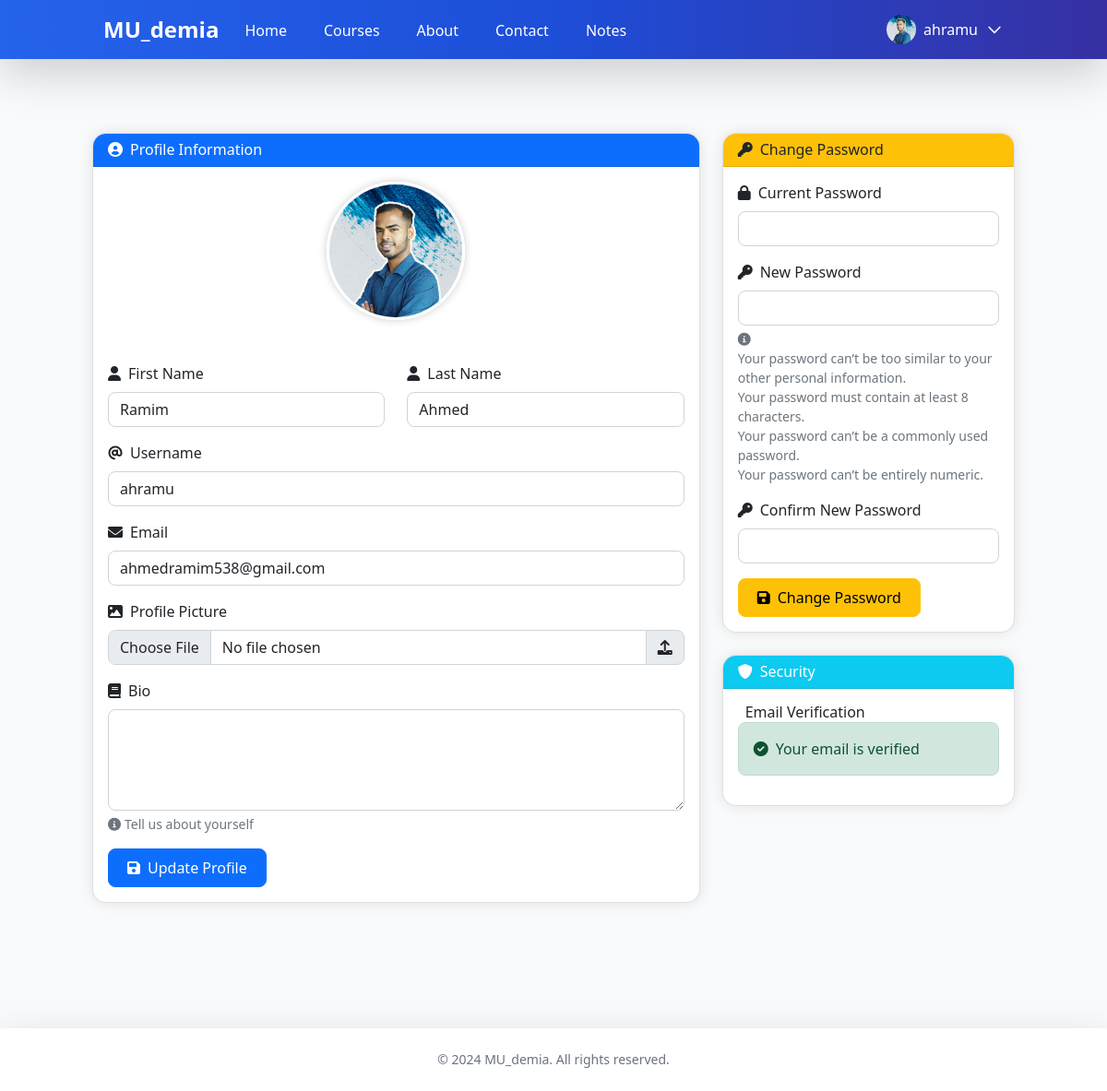
The page /accounts/profile/ (signed in) on the database its author committed.
### accounts/models.py (models this page shows, shortened)
class CustomUser(AbstractUser):
    email = models.EmailField(_('email address'), unique=True)
    is_email_verified = models.BooleanField(default=False)
    avatar = models.ImageField(upload_to='avatars/', null=True, blank=True)
    bio = models.TextField(max_length=500, blank=True)
    USERNAME_FIELD = 'email'
    REQUIRED_FIELDS = ['username']

### accounts/views.py (the view)
# urls.py: path('profile/', views.profile_view, name='profile'),
@login_required
def profile_view(request):
    if request.method == 'POST':
        form = ProfileUpdateForm(request.POST, request.FILES, instance=request.user)
        if form.is_valid():
            form.save()
            messages.success(request, 'Your profile has been updated successfully!')
            return redirect('accounts:profile')
    else:
        form = ProfileUpdateForm(instance=request.user)
    return render(request, 'accounts/profile.html', {
        'form': form,
        'password_form': CustomPasswordChangeForm(request.user)
    })

### accounts/forms.py
class ProfileUpdateForm(forms.ModelForm):
    class Meta:
        model = CustomUser
        fields = ['username', 'email', 'avatar', 'bio', 'first_name', 'last_name']
        widgets = {
            'bio': forms.Textarea(attrs={'rows': 4}),
            'avatar': forms.FileInput(attrs={'accept': 'image/*'})
        }

class CustomPasswordChangeForm(PasswordChangeForm):
    def __init__(self, *args, **kwargs):
        super().__init__(*args, **kwargs)
        for field in self.fields:
            self.fields[field].widget.attrs.update({'class': 'form-control'})

### accounts/templates/accounts/profile.html (shortened to what this page needs)
{% extends "core/base.html" %}
{% load static %}
{% load widget_tweaks %}
{% block content %}
<div class="container py-5">
    <div class="row">
        <div class="col-md-8 mb-4">
            <div class="card">
                <div class="card-header bg-primary text-white">
                    <h3 class="card-title mb-0">
                        <i class="fas fa-user-circle me-2"></i>Profile Information
                    </h3>
                </div>
                <div class="card-body">
                    <form method="post" enctype="multipart/form-data" class="profile-form">
                        <div class="text-center mb-4">
                            <div class="avatar-container position-relative d-inline-block">
                                {% if user.avatar %}
                                    <img src="{{ user.avatar.url }}" alt="Profile Picture" class="rounded-circle profile-avatar mb-3" style="width: 150px; height: 150px; object-fit: cover;">
                                {% else %}
                                    <div class="rounded-circle profile-avatar mb-3 d-flex align-items-center justify-content-center bg-primary text-white" style="width: 150px; height: 150px; font-size: 4rem;">
                                        {{ user.username|make_list|first|upper }}
                                    </div>
                                {% endif %}
                            </div>
                        </div>
                        <div class="row">
                            <div class="col-md-6 mb-3">
                                <label for="{{ form.first_name.id_for_label }}" class="form-label">
                                    <i class="fas fa-user me-2"></i>First Name
                                </label>
                                {% render_field form.first_name class="form-control" %}
                            </div>
                            <div class="col-md-6 mb-3">
                                <label for="{{ form.last_name.id_for_label }}" class="form-label">
                                    <i class="fas fa-user me-2"></i>Last Name
                                </label>
                                {% render_field form.last_name class="form-control" %}
                            </div>
                        </div>
                        <div class="mb-3">
                            <label for="{{ form.username.id_for_label }}" class="form-label">
                                <i class="fas fa-at me-2"></i>Username
                            </label>
                            {% render_field form.username class="form-control" %}
                        </div>
                        <div class="mb-3">
                            <label for="{{ form.email.id_for_label }}" class="form-label">
                                <i class="fas fa-envelope me-2"></i>Email
                            </label>
                            {% render_field form.email class="form-control" %}
                        </div>
                        <div class="mb-3">
                            <label for="{{ form.avatar.id_for_label }}" class="form-label">
                                <i class="fas fa-image me-2"></i>Profile Picture
                            </label>
                            <div class="input-group">
                                {% render_field form.avatar class="form-control" %}
                                <span class="input-group-text"><i class="fas fa-upload"></i></span>
                            </div>
                        </div>
                        <div class="mb-3">
                            <label for="{{ form.bio.id_for_label }}" class="form-label">
                                <i class="fas fa-book me-2"></i>Bio
                            </label>
                            {% render_field form.bio class="form-control" rows="4" %}
                            <div class="form-text"><i class="fas fa-info-circle me-1"></i>Tell us about yourself</div>
                        </div>
                        <button type="submit" class="btn btn-primary">
                            <i class="fas fa-save me-2"></i>Update Profile
                        </button>
                    </form>
                </div>
            </div>
        </div>
        <div class="col-md-4">
            <div class="card mb-4">
                <div class="card-header bg-warning text-dark">
                    <h3 class="card-title mb-0">
                        <i class="fas fa-key me-2"></i>Change Password
                    </h3>
                </div>
                <div class="card-body">
                    <form method="post" action="{% url 'accounts:update_password' %}">
                        <div class="mb-3">
                            <label for="{{ password_form.old_password.id_for_label }}" class="form-label">
                                <i class="fas fa-lock me-2"></i>Current Password
                            </label>
                            {% render_field password_form.old_password class="form-control" %}
                        </div>
                        <div class="mb-3">
                            <label for="{{ password_form.new_password1.id_for_label }}" class="form-label">
                                <i class="fas fa-key me-2"></i>New Password
                            </label>
                            {% render_field password_form.new_password1 class="form-control" %}
                            {% if password_form.new_password1.help_text %}
                            <div class="form-text">
                                <i class="fas fa-info-circle me-1"></i>{{ password_form.new_password1.help_text|safe }}
                            </div>
                            {% endif %}
                        </div>
                        <div class="mb-3">
                            <label for="{{ password_form.new_password2.id_for_label }}" class="form-label">
                                <i class="fas fa-key me-2"></i>Confirm New Password
                            </label>
                            {% render_field password_form.new_password2 class="form-control" %}
                        </div>
                        <button type="submit" class="btn btn-warning">
                            <i class="fas fa-save me-2"></i>Change Password
                        </button>
                    </form>
                </div>
            </div>
            <div class="card">
                <div class="card-header bg-info text-white">
                    <h3 class="card-title mb-0">
                        <i class="fas fa-shield-alt me-2"></i>Security
                    </h3>
                </div>
                <div class="card-body">
                    <div class="mb-3">
                        <h5>Email Verification</h5>
                        {% if user.is_email_verified %}
                            <div class="alert alert-success">
                                <i class="fas fa-check-circle me-2"></i>Your email is verified
                            </div>
                        {% endif %}
                    </div>
                </div>
            </div>
        </div>
    </div>
</div>
{% endblock %}

### core/templates/core/base.html (shortened to what this page needs)
<!DOCTYPE html>
<html lang="en" x-data="{ mobileMenu: false }">
<head>
    <script src="https://cdn.tailwindcss.com"></script>
    <link rel="stylesheet" href="https://cdnjs.cloudflare.com/ajax/libs/font-awesome/6.0.0/css/all.min.css">
    <link href="https://cdn.jsdelivr.net/npm/bootstrap@5.1.3/dist/css/bootstrap.min.css" rel="stylesheet">
    {% load static %}
</head>
<body class="bg-gray-50">
<nav class="bg-gradient-to-r from-blue-600 via-blue-700 to-indigo-800 shadow-lg">
    <div class="container mx-auto px-4 sm:px-6 lg:px-8">
        <div class="flex justify-between h-16">
            <div class="flex">
                <div class="flex-shrink-0 flex items-center">
                    <a href="{% url 'core:home' %}" class="flex items-center">
                        <span class="text-2xl font-bold text-white">MU_demia</span>
                    </a>
                </div>
                <div class="hidden sm:ml-6 sm:flex sm:space-x-8">
                    <a href="{% url 'core:home' %}"
                       class="inline-flex items-center px-1 pt-1 text-white hover:text-gray-200 border-b-2 border-transparent hover:border-white">
                        Home
                    </a>
                    <a href="#"
                       class="inline-flex items-center px-1 pt-1 text-white hover:text-gray-200 border-b-2 border-transparent hover:border-white">
                        Courses
                    </a>
                    <a href="#"
                       class="inline-flex items-center px-1 pt-1 text-white hover:text-gray-200 border-b-2 border-transparent hover:border-white">
                        About
                    </a>
                    <a href="#"
                       class="inline-flex items-center px-1 pt-1 text-white hover:text-gray-200 border-b-2 border-transparent hover:border-white">
                        Contact
                    </a>
                    <a href="{% url 'notes:note_list' %}"
                       class="inline-flex items-center px-1 pt-1 text-white hover:text-gray-200 border-b-2 border-transparent hover:border-white">
                        Notes
                    </a>
                </div>
            </div>
            <div class="hidden sm:ml-6 sm:flex sm:items-center sm:space-x-4">
                {% if user.is_authenticated %}
                    <div class="relative" x-data="{ open: false }">
                        <button @click="open = !open" class="flex items-center space-x-2 text-white hover:text-gray-200">
                            {% if user.avatar %}
                                <img src="{{ user.avatar.url }}" alt="Profile" class="h-8 w-8 rounded-full object-cover">
                            {% else %}
                                <div class="h-8 w-8 rounded-full bg-blue-500 flex items-center justify-center text-white">
                                    {{ user.username|make_list|first|upper }}
                                </div>
                            {% endif %}
                            <span>{{ user.username }}</span>
                            <svg class="h-5 w-5" fill="none" stroke="currentColor" viewBox="0 0 24 24">
                                <path stroke-linecap="round" stroke-linejoin="round" stroke-width="2" d="M19 9l-7 7-7-7" />
                            </svg>
                        </button>
                    </div>
                {% endif %}
            </div>
        </div>
    </div>
</nav>
    <main class="mx-auto px-4 py-8">
        {% block content %}{% endblock %}
    </main>
    <footer class="bg-white shadow-lg mt-8">
        <div class="max-w-6xl mx-auto px-4 py-4">
            <p class="text-center text-gray-500 text-sm">
                © 2024 MU_demia. All rights reserved.
            </p>
        </div>
    </footer>
</body>
</html>

### accounts/templates/accounts/profile.html (style rules this page uses)
.profile-avatar { border: 3px solid #fff; box-shadow: 0 0 10px rgba(0,0,0,0.2); transition: transform 0.3s ease; }
.card { border-radius: 15px; box-shadow: 0 0 15px rgba(0,0,0,0.1); overflow: hidden; }
.card-header { border-bottom: 1px solid rgba(0,0,0,0.1); }
.btn { border-radius: 8px; padding: 8px 20px; transition: all 0.3s ease; }
.form-control { border-radius: 8px; }
.avatar-container { cursor: pointer; }
.form-text { color: #6c757d; font-size: 0.875rem; }
.alert { border-radius: 8px; }
.input-group-text { border-top-right-radius: 8px; border-bottom-right-radius: 8px; }

### rows shown on the page
CustomUser: avatar (picture), username "ahramu", first_name "Ramim", last_name "Ahmed", email "ahmedramim538@gmail.com"
